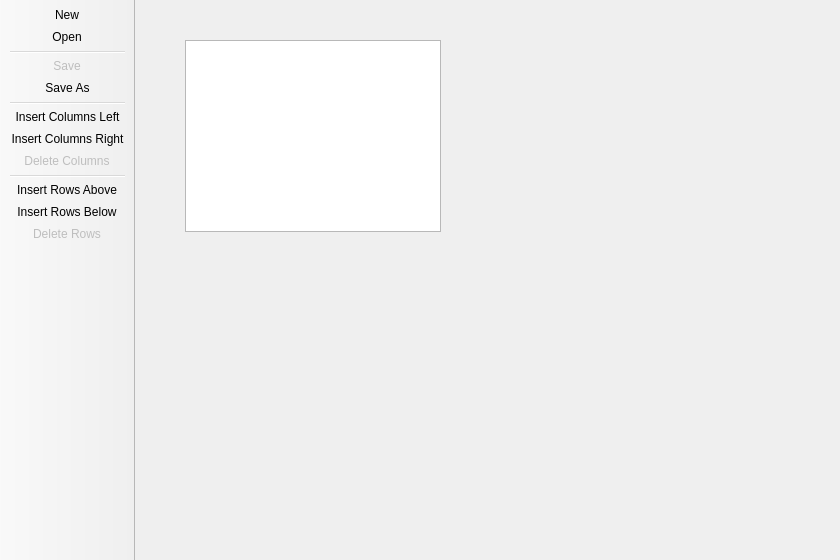
<?xml version="1.0" encoding="UTF-8"?>
<ui version="4.0">
 <class>MainWindow</class>
 <widget class="QMainWindow" name="MainWindow">
  <property name="geometry">
   <rect>
    <x>0</x>
    <y>0</y>
    <width>840</width>
    <height>560</height>
   </rect>
  </property>
  <property name="windowIcon">
   <iconset resource="resources.qrc">
    <normaloff>:/resources/icons/application.svg</normaloff>:/resources/icons/application.svg</iconset>
  </property>
  <widget class="QWidget" name="centralWidget">
   <widget class="QTableView" name="tableView">
    <property name="geometry">
     <rect>
      <x>50</x>
      <y>40</y>
      <width>256</width>
      <height>192</height>
     </rect>
    </property>
    <property name="alternatingRowColors">
     <bool>true</bool>
    </property>
    <property name="selectionMode">
     <enum>QAbstractItemView::ContiguousSelection</enum>
    </property>
    <property name="verticalScrollMode">
     <enum>QAbstractItemView::ScrollPerPixel</enum>
    </property>
    <property name="horizontalScrollMode">
     <enum>QAbstractItemView::ScrollPerPixel</enum>
    </property>
   </widget>
  </widget>
  <widget class="QToolBar" name="mainToolBar">
   <property name="movable">
    <bool>false</bool>
   </property>
   <property name="iconSize">
    <size>
     <width>22</width>
     <height>22</height>
    </size>
   </property>
   <attribute name="toolBarArea">
    <enum>LeftToolBarArea</enum>
   </attribute>
   <attribute name="toolBarBreak">
    <bool>false</bool>
   </attribute>
   <addaction name="actionNew"/>
   <addaction name="actionOpen"/>
   <addaction name="separator"/>
   <addaction name="actionSave"/>
   <addaction name="actionSaveAs"/>
   <addaction name="separator"/>
   <addaction name="actionInsertColumnsLeft"/>
   <addaction name="actionInsertColumnsRight"/>
   <addaction name="actionDeleteColumns"/>
   <addaction name="separator"/>
   <addaction name="actionInsertRowsAbove"/>
   <addaction name="actionInsertRowsBelow"/>
   <addaction name="actionDeleteRows"/>
  </widget>
  <action name="actionNew">
   <property name="icon">
    <iconset resource="resources.qrc">
     <normaloff>:/resources/icons/document-new.svg</normaloff>:/resources/icons/document-new.svg</iconset>
   </property>
   <property name="text">
    <string>New</string>
   </property>
   <property name="toolTip">
    <string>Create new worksheet</string>
   </property>
  </action>
  <action name="actionOpen">
   <property name="icon">
    <iconset resource="resources.qrc">
     <normaloff>:/resources/icons/document-open.svg</normaloff>:/resources/icons/document-open.svg</iconset>
   </property>
   <property name="text">
    <string>Open</string>
   </property>
   <property name="toolTip">
    <string>Open an existing worksheet</string>
   </property>
  </action>
  <action name="actionSave">
   <property name="enabled">
    <bool>false</bool>
   </property>
   <property name="icon">
    <iconset resource="resources.qrc">
     <normaloff>:/resources/icons/document-save.svg</normaloff>:/resources/icons/document-save.svg</iconset>
   </property>
   <property name="text">
    <string>Save</string>
   </property>
   <property name="toolTip">
    <string>Save worksheet</string>
   </property>
  </action>
  <action name="actionSaveAs">
   <property name="icon">
    <iconset resource="resources.qrc">
     <normaloff>:/resources/icons/document-save-as.svg</normaloff>:/resources/icons/document-save-as.svg</iconset>
   </property>
   <property name="text">
    <string>Save As</string>
   </property>
   <property name="toolTip">
    <string>Save worksheet under a new name</string>
   </property>
  </action>
  <action name="actionInsertColumnsLeft">
   <property name="icon">
    <iconset resource="resources.qrc">
     <normaloff>:/resources/icons/edit-table-insert-columns-left.svg</normaloff>:/resources/icons/edit-table-insert-columns-left.svg</iconset>
   </property>
   <property name="text">
    <string>Insert Columns Left</string>
   </property>
   <property name="toolTip">
    <string>Insert columns left</string>
   </property>
  </action>
  <action name="actionInsertColumnsRight">
   <property name="icon">
    <iconset resource="resources.qrc">
     <normaloff>:/resources/icons/edit-table-insert-columns-right.svg</normaloff>:/resources/icons/edit-table-insert-columns-right.svg</iconset>
   </property>
   <property name="text">
    <string>Insert Columns Right</string>
   </property>
   <property name="toolTip">
    <string>Insert columns right</string>
   </property>
  </action>
  <action name="actionDeleteColumns">
   <property name="enabled">
    <bool>false</bool>
   </property>
   <property name="icon">
    <iconset resource="resources.qrc">
     <normaloff>:/resources/icons/edit-table-delete-columns.svg</normaloff>:/resources/icons/edit-table-delete-columns.svg</iconset>
   </property>
   <property name="text">
    <string>Delete Columns</string>
   </property>
   <property name="toolTip">
    <string>Delete selected columns</string>
   </property>
  </action>
  <action name="actionInsertRowsAbove">
   <property name="icon">
    <iconset resource="resources.qrc">
     <normaloff>:/resources/icons/edit-table-insert-rows-above.svg</normaloff>:/resources/icons/edit-table-insert-rows-above.svg</iconset>
   </property>
   <property name="text">
    <string>Insert Rows Above</string>
   </property>
   <property name="toolTip">
    <string>Insert rows above</string>
   </property>
  </action>
  <action name="actionInsertRowsBelow">
   <property name="icon">
    <iconset resource="resources.qrc">
     <normaloff>:/resources/icons/edit-table-insert-rows-below.svg</normaloff>:/resources/icons/edit-table-insert-rows-below.svg</iconset>
   </property>
   <property name="text">
    <string>Insert Rows Below</string>
   </property>
   <property name="toolTip">
    <string>Insert rows below</string>
   </property>
  </action>
  <action name="actionDeleteRows">
   <property name="enabled">
    <bool>false</bool>
   </property>
   <property name="icon">
    <iconset resource="resources.qrc">
     <normaloff>:/resources/icons/edit-table-delete-rows.svg</normaloff>:/resources/icons/edit-table-delete-rows.svg</iconset>
   </property>
   <property name="text">
    <string>Delete Rows</string>
   </property>
   <property name="toolTip">
    <string>Delete selected rows</string>
   </property>
  </action>
 </widget>
 <layoutdefault spacing="6" margin="11"/>
 <resources>
  <include location="resources.qrc"/>
 </resources>
 <connections/>
</ui>
